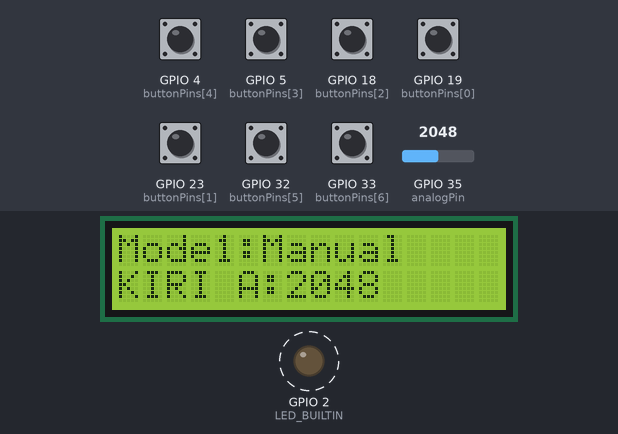
The sketch below on a simulated ESP32. Shown: 16×2 character LCD, output pins drawn as LEDs (lit = HIGH). Dashed ring = blinking. Inputs (shaded band) come from the test bench; at power-on: GPIO 4 (buttonPins[4]), GPIO 5 (buttonPins[3]), GPIO 18 (buttonPins[2]), GPIO 19 (buttonPins[0]), GPIO 23 (buttonPins[1]), GPIO 32 (buttonPins[5]), GPIO 33 (buttonPins[6]) HIGH, GPIO 35 (analogPin) = 2048. Nothing arrives over Bluetooth unless stated; what the sketch prints to the serial monitor is not drawn.

Above: at 3.5 s.
3.6 s: GPIO 33 (buttonPins[6]) pulled LOW for 0.15 s
At 5.1 s:
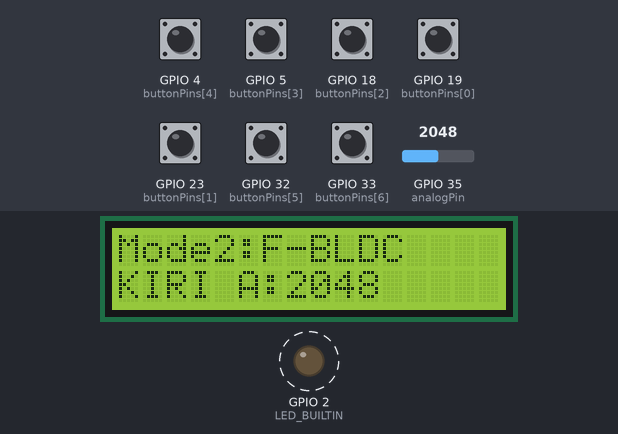
6.7 s: GPIO 35 (analogPin) set to 1553
At 7.4 s:
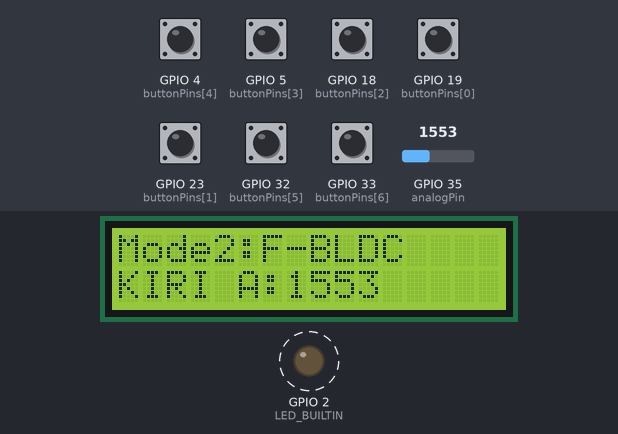
9.7 s: GPIO 35 (analogPin) set to 1456
At 12.1 s:
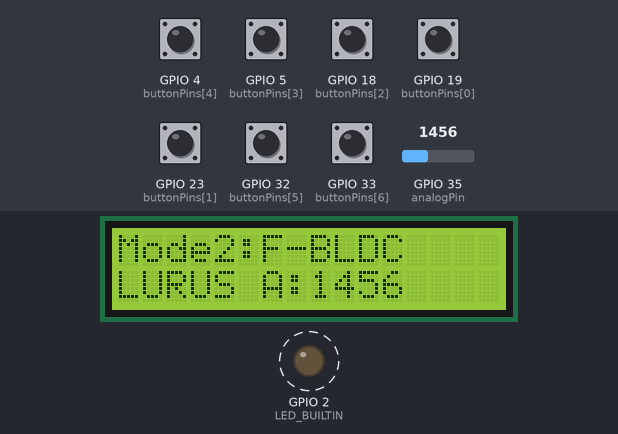
12.7 s: GPIO 33 (buttonPins[6]) pulled LOW for 1 s
At 13.5 s:
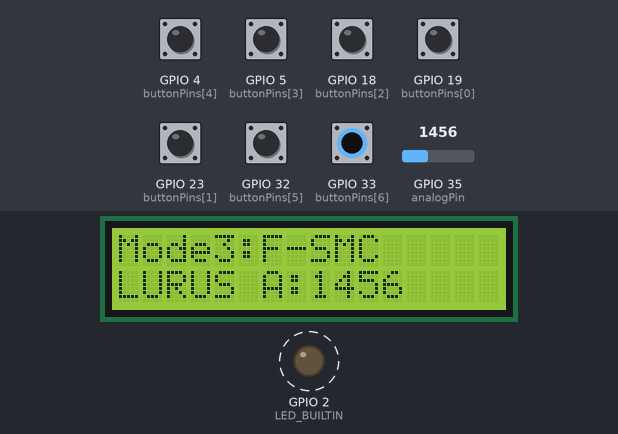
16.2 s: GPIO 33 (buttonPins[6]) pulled LOW for 0.15 s
At 18.1 s:
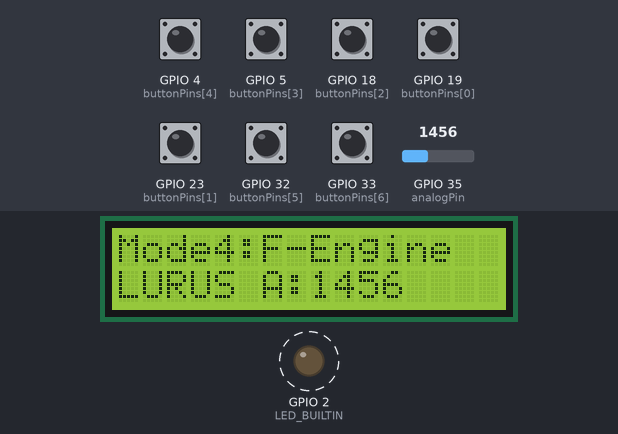
19.3 s: GPIO 33 (buttonPins[6]) pulled LOW for 0.15 s
At 21.4 s:
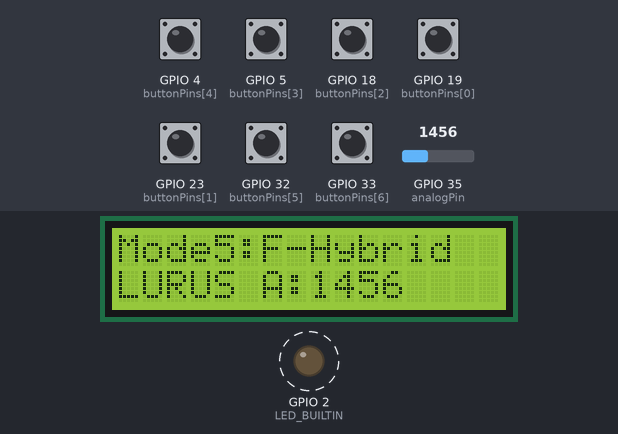
Timing chart, 0 to 23.4 s (numbered marks = the images above; inputs shaded):
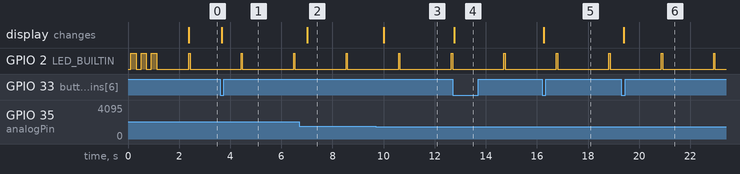

Measured:
- the behaviour switches between 1501 and 1500 on GPIO 35 (analogPin) (found by bisection; images 2 and 3)
- after the input at 3.6 s, the display: changes after 0.06 s (image 1)
- after the input at 6.7 s, the display: changes after 0.32 s (image 2)
- after the input at 9.7 s, the display: changes after 0.30 s (image 3)
- after the input at 12.7 s, the display: changes after 0.07 s (image 4)
- after the input at 16.2 s, the display: changes after 0.06 s (image 5)
- after the input at 19.3 s, the display: changes after 0.11 s (image 6)
- by itself, GPIO 2 (LED_BUILTIN): alternates HIGH for 0.05 s and LOW for 2.0 s

The sketch:

remot3.ino
```cpp
// ESP32 LoRa Remote Control Bridge
// Forwards data between Serial, LoRa, and Bluetooth with remote control features
// Using RXD2(16) and TXD2(17) for LoRa module
// Using built-in Bluetooth Classic (Serial Profile)
// Remote control with 8 modes and analog steering (spam mode)

#include "BluetoothSerial.h"
#include <LiquidCrystal_I2C.h>
#include <Wire.h>

// LoRa pins
#define RXD2 17  // LoRa TX to ESP32 RX2
#define TXD2 16  // LoRa RX to ESP32 TX2

// LED pin for visual feedback
#define LED_BUILTIN 2

// Button pins configuration
const int buttonPins[] = {19, 23, 18, 5, 4, 32, 33};
const int numButtons = sizeof(buttonPins) / sizeof(buttonPins[0]);

// Analog steering pin
const int analogPin = 35;

// Bluetooth Serial object
BluetoothSerial SerialBT;

// LCD Setup
LiquidCrystal_I2C lcd(0x27, 16, 2);

// Device name for Bluetooth
String device_name = "ESP32-LoRa-Remote";

// Variables for LED indication
unsigned long lastLedTime = 0;
bool ledState = false;

// Remote control variables
int currentMode = 1; // Start with mode 1 (Manual)
bool buttonStates[numButtons];
bool lastButtonStates[numButtons];
unsigned long lastButtonTime[numButtons];
const unsigned long debounceDelay = 50;

// Analog control variables (spam mode)
String currentDirection = "";
unsigned long lastAnalogTime = 0;
const unsigned long analogDelay = 200; // Spam every 200ms

// Mode names for LCD
const String modeNames[] = {
  "", "Manual", "F-BLDC", "F-SMC", "F-Engine",
  "F-Hybrid", "PID", "F-PID", "NN"
};

// Command arrays for each mode
const String modeCommands[][5] = {
  {"", "", "", "", ""}, // Mode 0 (unused)
  {"s", "+", "-", "p", "l"}, // Mode 1: Manual
  {"f6000", "f7000", "f8000", "f9000", "f10000"}, // Mode 2: Fuzzy BLDC
  {"m6000", "m7000", "m8000", "m9000", "m10000"}, // Mode 3: Fuzzy SMC
  {"t6000", "t7000", "t8000", "t9000", "t10000"}, // Mode 4: Fuzzy Engine
  {"g4", "g5", "g7", "g9", "g11"}, // Mode 5: Fuzzy Hybrid
  {"p4", "p5", "p7", "p9", "p12"}, // Mode 6: PID
  {"d4", "d5", "d7", "d9", "d11"}, // Mode 7: Fuzzy PID
  {"n4", "n5", "n7", "n9", "n11"}  // Mode 8: NN
};

// Buffer for LCD
char lcdBuffer[17];

void setup() {
  // Initialize serial communications
  Serial.begin(115200);
  Serial2.begin(9600, SERIAL_8N1, RXD2, TXD2);

  // Initialize LCD
  lcd.init();
  lcd.backlight();

  // Initialize Bluetooth Serial
  if(!SerialBT.begin(device_name)) {
    Serial.println("An error occurred initializing Bluetooth");
  } else {
    Serial.println("Bluetooth initialized successfully");
    Serial.println("The device started, now you can pair it with bluetooth!");
    Serial.print("Device Name: ");
    Serial.println(device_name);
  }

  // Setup button pins
  for(int i = 0; i < numButtons; i++) {
    pinMode(buttonPins[i], INPUT_PULLUP);
    buttonStates[i] = HIGH;
    lastButtonStates[i] = HIGH;
    lastButtonTime[i] = 0;
  }

  // Set pin mode for LED
  pinMode(LED_BUILTIN, OUTPUT);

  // Display startup message
  Serial.println("\n=========================================");
  Serial.println("ESP32 LoRa Remote Control Bridge Started");
  Serial.println("Remote Control with 8 modes + Spam Mode");
  Serial.println("Analog steering: 200ms spam mode");
  Serial.println("=========================================");

  // LCD startup
  sprintf(lcdBuffer, "LoRa Remote Ctrl");
  lcd.setCursor(0, 0);
  lcd.print(lcdBuffer);
  sprintf(lcdBuffer, "Starting...     ");
  lcd.setCursor(0, 1);
  lcd.print(lcdBuffer);

  // LED startup sequence
  for(int i = 0; i < 3; i++) {
    digitalWrite(LED_BUILTIN, HIGH);
    delay(200);
    digitalWrite(LED_BUILTIN, LOW);
    delay(200);
  }

  delay(1000);
  updateLCD();
}

void flashLED(int duration_us) {
  digitalWrite(LED_BUILTIN, HIGH);
  delayMicroseconds(duration_us);
  digitalWrite(LED_BUILTIN, LOW);
}

void sendCommand(String command) {
  // Send to Serial
  Serial.println(command);

  // Send to LoRa
  Serial2.println(command);

  // Send to Bluetooth if connected
  if(SerialBT.hasClient()) {
    SerialBT.println(command);
  }

  // Flash LED for command sent
  flashLED(500);

  Serial.print("CMD: ");
  Serial.println(command);
}

void updateLCD() {
  // Line 1: Mode info
  sprintf(lcdBuffer, "Mode%d:%s     ", currentMode, modeNames[currentMode].c_str());
  lcd.setCursor(0, 0);
  lcd.print(lcdBuffer);

  // Line 2: Current direction and analog value
  int analogValue = analogRead(analogPin);
  String dirText = "";
  if(analogValue > 1500) dirText = "KIRI";
  else if(analogValue < 500) dirText = "KANAN";
  else dirText = "LURUS";

  sprintf(lcdBuffer, "%s A:%4d   ", dirText.c_str(), analogValue);
  lcd.setCursor(0, 1);
  lcd.print(lcdBuffer);
}

void handleButtons() {
  for(int i = 0; i < numButtons; i++) {
    int reading = digitalRead(buttonPins[i]);

    if(reading != lastButtonStates[i]) {
      lastButtonTime[i] = millis();
    }

    if((millis() - lastButtonTime[i]) > debounceDelay) {
      if(reading != buttonStates[i]) {
        buttonStates[i] = reading;

        if(buttonStates[i] == LOW) { // Button pressed
          if(buttonPins[i] == 33) { // Mode change button
            currentMode++;
            if(currentMode > 8) currentMode = 1;
            updateLCD();
            Serial.print("Mode changed to: ");
            Serial.print(currentMode);
            Serial.print(" (");
            Serial.print(modeNames[currentMode]);
            Serial.println(")");
          }
          else if(buttonPins[i] == 19) { // Always send 'x'
            sendCommand("x");
          }
          else { // Other buttons - send mode-specific commands
            int buttonIndex = -1;
            // Find button index in the command array
            if(buttonPins[i] == 32) buttonIndex = 0;      // Pin 32 -> Command 0
            else if(buttonPins[i] == 4) buttonIndex = 1;  // Pin 4  -> Command 1
            else if(buttonPins[i] == 5) buttonIndex = 2;  // Pin 5  -> Command 2
            else if(buttonPins[i] == 18) buttonIndex = 3; // Pin 18 -> Command 3
            else if(buttonPins[i] == 23) buttonIndex = 4; // Pin 23 -> Command 4

            if(buttonIndex >= 0) {
              sendCommand(modeCommands[currentMode][buttonIndex]);
            }
          }
        }
      }
    }

    lastButtonStates[i] = reading;
  }
}

void handleAnalogSteering() {
  // Spam mode: send command every 200ms regardless of change
  if(millis() - lastAnalogTime >= analogDelay) {
    int analogValue = analogRead(analogPin);
    String direction = "";

    if(analogValue > 1500) {
      direction = "T:90,A:130"; // Kiri
    }
    else if(analogValue < 500) {
      direction = "T:90,A:50";  // Kanan
    }
    else {
      direction = "T:90,A:90";  // Lurus
    }

    // Send command every 200ms (spam mode)
    sendCommand(direction);
    currentDirection = direction;

    lastAnalogTime = millis();
  }
}

void loop() {
  // Handle remote control
  handleButtons();
  handleAnalogSteering();

  // Update LCD periodically (not too often to avoid flicker)
  static unsigned long lastLCDUpdate = 0;
  if(millis() - lastLCDUpdate > 300) {
    updateLCD();
    lastLCDUpdate = millis();
  }

  // 1. Forward data from LoRa to Serial and Bluetooth
  while (Serial2.available()) {
    char c = Serial2.read();

    // Forward to USB Serial
    Serial.write(c);

    // Forward to Bluetooth if connected
    if(SerialBT.hasClient()) {
      SerialBT.write(c);
    }

    // LED flash for LoRa received data (short flash)
    flashLED(300);
  }

  // 2. Forward data from USB Serial to LoRa and Bluetooth
  while (Serial.available()) {
    char c = Serial.read();

    // Forward to LoRa
    Serial2.write(c);

    // Forward to Bluetooth if connected
    if(SerialBT.hasClient()) {
      SerialBT.write(c);
    }

    // LED flash for Serial transmitted data (medium flash)
    flashLED(600);
  }

  // 3. Forward data from Bluetooth to Serial and LoRa
  while (SerialBT.available()) {
    char c = SerialBT.read();

    // Forward to USB Serial
    Serial.write(c);

    // Forward to LoRa
    Serial2.write(c);

    // LED flash for Bluetooth received data (long flash)
    flashLED(900);
  }

  // Connection status indicator (slow blink when Bluetooth connected)
  if(millis() - lastLedTime > 2000) {
    if(SerialBT.hasClient()) {
      digitalWrite(LED_BUILTIN, HIGH);
      delay(50);
      digitalWrite(LED_BUILTIN, LOW);
    }
    lastLedTime = millis();
  }
}

// Optional: Bluetooth event callbacks for debugging
void bluetoothEventCallback(esp_spp_cb_event_t event, esp_spp_cb_param_t *param) {
  if(event == ESP_SPP_SRV_OPEN_EVT) {
    Serial.println("Bluetooth Client Connected");
  }
  if(event == ESP_SPP_CLOSE_EVT) {
    Serial.println("Bluetooth Client Disconnected");
  }
}
```
